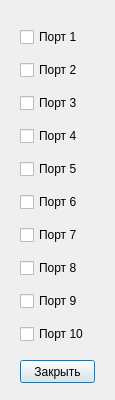
<?xml version="1.0" encoding="UTF-8"?>
<ui version="4.0">
 <class>Dialog</class>
 <widget class="QDialog" name="Dialog">
  <property name="geometry">
   <rect>
    <x>0</x>
    <y>0</y>
    <width>115</width>
    <height>400</height>
   </rect>
  </property>
  <property name="windowTitle">
   <string>Dialog</string>
  </property>
  <widget class="QWidget" name="gridLayoutWidget">
   <property name="geometry">
    <rect>
     <x>20</x>
     <y>20</y>
     <width>111</width>
     <height>341</height>
    </rect>
   </property>
   <layout class="QGridLayout" name="gridLayout">
    <item row="5" column="0">
     <widget class="QCheckBox" name="checkBox_6">
      <property name="text">
       <string>Порт 6</string>
      </property>
     </widget>
    </item>
    <item row="4" column="0">
     <widget class="QCheckBox" name="checkBox_5">
      <property name="text">
       <string>Порт 5</string>
      </property>
     </widget>
    </item>
    <item row="6" column="0">
     <widget class="QCheckBox" name="checkBox_7">
      <property name="text">
       <string>Порт 7</string>
      </property>
     </widget>
    </item>
    <item row="2" column="0">
     <widget class="QCheckBox" name="checkBox_3">
      <property name="text">
       <string>Порт 3</string>
      </property>
     </widget>
    </item>
    <item row="0" column="0">
     <widget class="QCheckBox" name="checkBox">
      <property name="text">
       <string>Порт 1</string>
      </property>
     </widget>
    </item>
    <item row="7" column="0">
     <widget class="QCheckBox" name="checkBox_8">
      <property name="text">
       <string>Порт 8</string>
      </property>
     </widget>
    </item>
    <item row="1" column="0">
     <widget class="QCheckBox" name="checkBox_2">
      <property name="text">
       <string>Порт 2</string>
      </property>
     </widget>
    </item>
    <item row="3" column="0">
     <widget class="QCheckBox" name="checkBox_4">
      <property name="text">
       <string>Порт 4</string>
      </property>
     </widget>
    </item>
    <item row="8" column="0">
     <widget class="QCheckBox" name="checkBox_9">
      <property name="text">
       <string>Порт 9</string>
      </property>
     </widget>
    </item>
    <item row="9" column="0">
     <widget class="QCheckBox" name="checkBox_10">
      <property name="text">
       <string>Порт 10</string>
      </property>
     </widget>
    </item>
   </layout>
  </widget>
  <widget class="QPushButton" name="pushButton">
   <property name="geometry">
    <rect>
     <x>20</x>
     <y>360</y>
     <width>75</width>
     <height>23</height>
    </rect>
   </property>
   <property name="text">
    <string>Закрыть</string>
   </property>
  </widget>
 </widget>
 <resources/>
 <connections/>
</ui>
